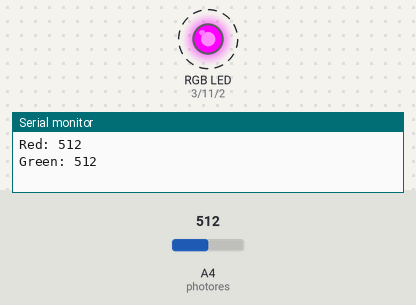
Recording of a sketch running on a simulated Arduino Uno, built with avr-gcc and run on an emulated ATmega328P. Parts: an RGB LED mixed from three pins (HIGH = lit), the last lines printed to the serial monitor. Dashed ring = blinking. The test bench sets the inputs (shaded band); at power-on: A4 (photores) = 512.

Above: at 0.15 s.
At 1.25 s:
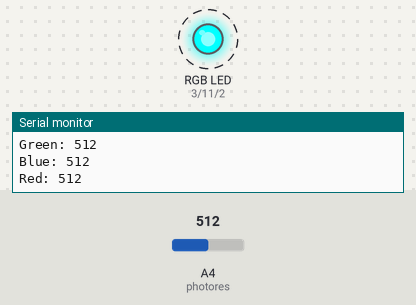
1.3 s: A4 (photores) set to 716
At 1.45 s:
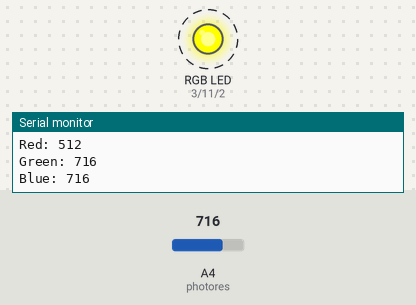
Timing chart, 0 to 10.3 s (numbered marks = the images above; inputs shaded):
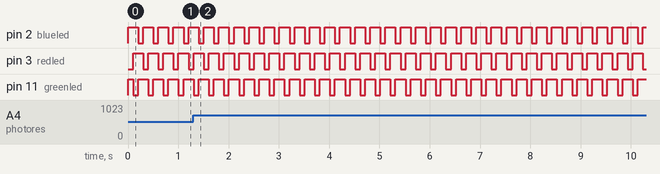

The sketch:

colorTest_v1.ino
```cpp
//Define Pins
int redled = 3;
int greenled = 11;
int blueled = 2;

int photores = A4;

//Define Time each LED is on
int pulsetime = 100;

//Define Photoresistor's value depended on which color is active
int redValue = 0;
int greenValue = 0;
int blueValue = 0;

void setup() {

 //enable serial output to serial monitor
  Serial.begin(9600);

 //Set RGB LED Pins as outputs
  pinMode(redled, OUTPUT);
  pinMode(greenled, OUTPUT);
  pinMode(blueled, OUTPUT);


}

void loop() {

  //Turn on Red LED
  digitalWrite(redled, LOW);
  digitalWrite(greenled, HIGH);  // turn the LED on (HIGH is the voltage level)
  digitalWrite(blueled, HIGH);

 //measure the Photoresistors value
  redValue = analogRead(photores);

 //send RED photoresistor value to serial monitor
  Serial.print("Red: ");
  Serial.println(redValue);
 // wait for a 2milliseconds
  delay(pulsetime);


  digitalWrite(redled, HIGH);
  digitalWrite(greenled, LOW);  // turn the LED on (HIGH is the voltage level)
  digitalWrite(blueled, HIGH);     // turn the LED off by making the voltage LOW

  greenValue = analogRead(photores);


  Serial.print("Green: ");
  Serial.println(greenValue);


  delay(pulsetime);

 //Turn on Blue LED
  digitalWrite(redled, HIGH);
  digitalWrite(greenled, HIGH);  // turn the LED on (HIGH is the voltage level)
  digitalWrite(blueled, LOW);     // turn the LED off by making the voltage LOW


  blueValue = analogRead(photores);


  Serial.print("Blue: ");
  Serial.println(blueValue);
 //Wait for 2 milliseconds
  delay(pulsetime);


  if(blueValue < greenValue && blueValue < redValue && greenValue < redValue){

  Serial.println("_");
  Serial.println("BLUE!");
  Serial.println("_");}

  if(greenValue < blueValue && greenValue < redValue){

  Serial.println("_");
  Serial.println("GREEN!");
  Serial.println("_");}

  if(redValue < greenValue){

  Serial.println("_");
  Serial.println("RED!");
  Serial.println("_");}
}
```

Measured:
- by itself, pin 2 (blueled), pin 3 (redled), pin 11 (greenled): alternates HIGH for 0.20 s and LOW for 0.10 s
